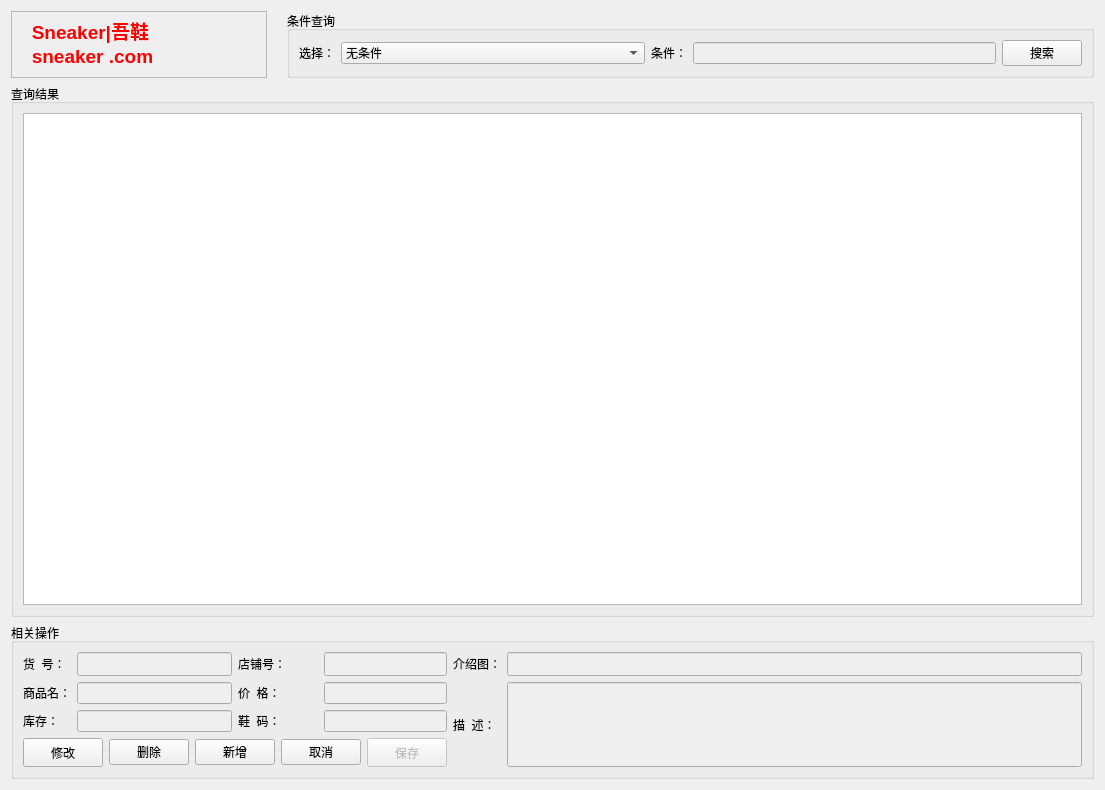
<?xml version="1.0" encoding="UTF-8"?>
<ui version="4.0">
 <class>MerchForm</class>
 <widget class="QWidget" name="MerchForm">
  <property name="geometry">
   <rect>
    <x>0</x>
    <y>0</y>
    <width>1105</width>
    <height>790</height>
   </rect>
  </property>
  <property name="windowTitle">
   <string>Form</string>
  </property>
  <layout class="QGridLayout" name="gridLayout_6">
   <item row="0" column="0">
    <layout class="QGridLayout" name="gridLayout_5">
     <item row="0" column="0">
      <layout class="QHBoxLayout" name="horizontalLayout_2">
       <property name="spacing">
        <number>0</number>
       </property>
       <property name="bottomMargin">
        <number>0</number>
       </property>
       <item>
        <widget class="QTextBrowser" name="textBrowser">
         <property name="enabled">
          <bool>false</bool>
         </property>
         <property name="sizePolicy">
          <sizepolicy hsizetype="Minimum" vsizetype="Ignored">
           <horstretch>0</horstretch>
           <verstretch>69</verstretch>
          </sizepolicy>
         </property>
         <property name="html">
          <string>&lt;!DOCTYPE HTML PUBLIC &quot;-//W3C//DTD HTML 4.0//EN&quot; &quot;http://www.w3.org/TR/REC-html40/strict.dtd&quot;&gt;
&lt;html&gt;&lt;head&gt;&lt;meta name=&quot;qrichtext&quot; content=&quot;1&quot; /&gt;&lt;style type=&quot;text/css&quot;&gt;
p, li { white-space: pre-wrap; }
&lt;/style&gt;&lt;/head&gt;&lt;body style=&quot; font-family:'SimSun'; font-size:9pt; font-weight:400; font-style:normal;&quot;&gt;
&lt;p style=&quot; margin-top:0px; margin-bottom:0px; margin-left:0px; margin-right:0px; -qt-block-indent:0; text-indent:0px;&quot;&gt;&lt;span style=&quot; font-size:14pt; font-weight:600; color:#ff0000;&quot;&gt;   Sneaker|吾鞋&lt;/span&gt;&lt;/p&gt;
&lt;p style=&quot; margin-top:0px; margin-bottom:0px; margin-left:0px; margin-right:0px; -qt-block-indent:0; text-indent:0px;&quot;&gt;&lt;span style=&quot; font-size:14pt; font-weight:600; color:#ff0000;&quot;&gt;   sneaker .com&lt;/span&gt;&lt;/p&gt;&lt;/body&gt;&lt;/html&gt;</string>
         </property>
        </widget>
       </item>
       <item>
        <spacer name="verticalSpacer">
         <property name="orientation">
          <enum>Qt::Vertical</enum>
         </property>
         <property name="sizeType">
          <enum>QSizePolicy::Ignored</enum>
         </property>
         <property name="sizeHint" stdset="0">
          <size>
           <width>20</width>
           <height>40</height>
          </size>
         </property>
        </spacer>
       </item>
       <item>
        <widget class="QGroupBox" name="groupBox">
         <property name="enabled">
          <bool>true</bool>
         </property>
         <property name="sizePolicy">
          <sizepolicy hsizetype="Ignored" vsizetype="Maximum">
           <horstretch>0</horstretch>
           <verstretch>0</verstretch>
          </sizepolicy>
         </property>
         <property name="title">
          <string>条件查询</string>
         </property>
         <layout class="QGridLayout" name="gridLayout_4">
          <item row="0" column="0">
           <layout class="QHBoxLayout" name="horizontalLayout">
            <item>
             <widget class="QLabel" name="label">
              <property name="contextMenuPolicy">
               <enum>Qt::NoContextMenu</enum>
              </property>
              <property name="text">
               <string>选择：</string>
              </property>
             </widget>
            </item>
            <item>
             <widget class="QComboBox" name="cb_condition">
              <property name="enabled">
               <bool>true</bool>
              </property>
              <property name="sizePolicy">
               <sizepolicy hsizetype="Expanding" vsizetype="Fixed">
                <horstretch>0</horstretch>
                <verstretch>0</verstretch>
               </sizepolicy>
              </property>
              <item>
               <property name="text">
                <string>无条件</string>
               </property>
              </item>
              <item>
               <property name="text">
                <string>货号</string>
               </property>
              </item>
              <item>
               <property name="text">
                <string>店铺号</string>
               </property>
              </item>
              <item>
               <property name="text">
                <string>商品名</string>
               </property>
              </item>
              <item>
               <property name="text">
                <string>价格</string>
               </property>
              </item>
              <item>
               <property name="text">
                <string>库存</string>
               </property>
              </item>
              <item>
               <property name="text">
                <string>鞋码</string>
               </property>
              </item>
              <item>
               <property name="text">
                <string>介绍图</string>
               </property>
              </item>
              <item>
               <property name="text">
                <string>描述</string>
               </property>
              </item>
             </widget>
            </item>
            <item>
             <widget class="QLabel" name="label_6">
              <property name="text">
               <string>条件：</string>
              </property>
             </widget>
            </item>
            <item>
             <widget class="QLineEdit" name="le_condition">
              <property name="enabled">
               <bool>false</bool>
              </property>
              <property name="clearButtonEnabled">
               <bool>true</bool>
              </property>
             </widget>
            </item>
            <item>
             <widget class="QPushButton" name="pb_search">
              <property name="sizePolicy">
               <sizepolicy hsizetype="Fixed" vsizetype="Fixed">
                <horstretch>0</horstretch>
                <verstretch>0</verstretch>
               </sizepolicy>
              </property>
              <property name="text">
               <string>搜索</string>
              </property>
             </widget>
            </item>
           </layout>
          </item>
         </layout>
        </widget>
       </item>
      </layout>
     </item>
     <item row="1" column="0">
      <widget class="QGroupBox" name="groupBox_2">
       <property name="title">
        <string>查询结果</string>
       </property>
       <layout class="QGridLayout" name="gridLayout">
        <item row="0" column="0">
         <widget class="QTableWidget" name="tableWidget"/>
        </item>
       </layout>
      </widget>
     </item>
     <item row="2" column="0">
      <widget class="QGroupBox" name="groupBox_3">
       <property name="title">
        <string>相关操作</string>
       </property>
       <layout class="QGridLayout" name="gridLayout_3">
        <item row="0" column="0">
         <layout class="QGridLayout" name="gridLayout_2">
          <item row="0" column="0">
           <widget class="QLabel" name="label_2">
            <property name="text">
             <string>货  号：</string>
            </property>
           </widget>
          </item>
          <item row="0" column="1" colspan="3">
           <widget class="QLineEdit" name="le_id">
            <property name="enabled">
             <bool>false</bool>
            </property>
            <property name="minimumSize">
             <size>
              <width>0</width>
              <height>24</height>
             </size>
            </property>
           </widget>
          </item>
          <item row="0" column="4" colspan="2">
           <widget class="QLabel" name="label_3">
            <property name="text">
             <string>店铺号：</string>
            </property>
           </widget>
          </item>
          <item row="0" column="6" colspan="2">
           <widget class="QLineEdit" name="le_storeid">
            <property name="enabled">
             <bool>false</bool>
            </property>
            <property name="minimumSize">
             <size>
              <width>0</width>
              <height>24</height>
             </size>
            </property>
            <property name="clearButtonEnabled">
             <bool>true</bool>
            </property>
           </widget>
          </item>
          <item row="0" column="8">
           <widget class="QLabel" name="label_9">
            <property name="text">
             <string>介绍图：</string>
            </property>
           </widget>
          </item>
          <item row="0" column="9">
           <widget class="QLineEdit" name="le_adphoto">
            <property name="enabled">
             <bool>false</bool>
            </property>
            <property name="minimumSize">
             <size>
              <width>0</width>
              <height>24</height>
             </size>
            </property>
            <property name="baseSize">
             <size>
              <width>0</width>
              <height>0</height>
             </size>
            </property>
            <property name="clearButtonEnabled">
             <bool>true</bool>
            </property>
           </widget>
          </item>
          <item row="1" column="0">
           <widget class="QLabel" name="label_4">
            <property name="text">
             <string>商品名：</string>
            </property>
           </widget>
          </item>
          <item row="1" column="1" colspan="3">
           <widget class="QLineEdit" name="le_name">
            <property name="enabled">
             <bool>false</bool>
            </property>
            <property name="clearButtonEnabled">
             <bool>true</bool>
            </property>
           </widget>
          </item>
          <item row="1" column="4" colspan="2">
           <widget class="QLabel" name="label_5">
            <property name="text">
             <string>价  格：</string>
            </property>
           </widget>
          </item>
          <item row="1" column="6" colspan="2">
           <widget class="QLineEdit" name="le_price">
            <property name="enabled">
             <bool>false</bool>
            </property>
            <property name="clearButtonEnabled">
             <bool>true</bool>
            </property>
           </widget>
          </item>
          <item row="1" column="8" rowspan="3">
           <widget class="QLabel" name="label_10">
            <property name="text">
             <string>描  述：</string>
            </property>
           </widget>
          </item>
          <item row="1" column="9" rowspan="3">
           <widget class="QLineEdit" name="le_descri">
            <property name="enabled">
             <bool>false</bool>
            </property>
            <property name="sizePolicy">
             <sizepolicy hsizetype="Preferred" vsizetype="Maximum">
              <horstretch>0</horstretch>
              <verstretch>0</verstretch>
             </sizepolicy>
            </property>
            <property name="minimumSize">
             <size>
              <width>0</width>
              <height>85</height>
             </size>
            </property>
            <property name="clearButtonEnabled">
             <bool>true</bool>
            </property>
           </widget>
          </item>
          <item row="2" column="0">
           <widget class="QLabel" name="label_7">
            <property name="text">
             <string>库存：</string>
            </property>
           </widget>
          </item>
          <item row="2" column="1" colspan="3">
           <widget class="QLineEdit" name="le_stock">
            <property name="enabled">
             <bool>false</bool>
            </property>
            <property name="clearButtonEnabled">
             <bool>true</bool>
            </property>
           </widget>
          </item>
          <item row="2" column="4" colspan="2">
           <widget class="QLabel" name="label_8">
            <property name="text">
             <string>鞋  码：</string>
            </property>
           </widget>
          </item>
          <item row="2" column="6" colspan="2">
           <widget class="QLineEdit" name="le_size">
            <property name="enabled">
             <bool>false</bool>
            </property>
            <property name="clearButtonEnabled">
             <bool>true</bool>
            </property>
           </widget>
          </item>
          <item row="3" column="0" colspan="2">
           <widget class="QPushButton" name="pb_modify">
            <property name="sizePolicy">
             <sizepolicy hsizetype="Preferred" vsizetype="Preferred">
              <horstretch>0</horstretch>
              <verstretch>0</verstretch>
             </sizepolicy>
            </property>
            <property name="text">
             <string>修改</string>
            </property>
           </widget>
          </item>
          <item row="3" column="2">
           <widget class="QPushButton" name="pb_delete">
            <property name="sizePolicy">
             <sizepolicy hsizetype="Preferred" vsizetype="Fixed">
              <horstretch>0</horstretch>
              <verstretch>0</verstretch>
             </sizepolicy>
            </property>
            <property name="text">
             <string>删除</string>
            </property>
           </widget>
          </item>
          <item row="3" column="3" colspan="2">
           <widget class="QPushButton" name="pb_add">
            <property name="text">
             <string>新增</string>
            </property>
           </widget>
          </item>
          <item row="3" column="5" colspan="2">
           <widget class="QPushButton" name="pb_cancel">
            <property name="enabled">
             <bool>true</bool>
            </property>
            <property name="text">
             <string>取消</string>
            </property>
           </widget>
          </item>
          <item row="3" column="7">
           <widget class="QPushButton" name="pb_save">
            <property name="enabled">
             <bool>false</bool>
            </property>
            <property name="sizePolicy">
             <sizepolicy hsizetype="Minimum" vsizetype="Preferred">
              <horstretch>0</horstretch>
              <verstretch>0</verstretch>
             </sizepolicy>
            </property>
            <property name="text">
             <string>保存</string>
            </property>
           </widget>
          </item>
         </layout>
        </item>
       </layout>
      </widget>
     </item>
    </layout>
   </item>
  </layout>
 </widget>
 <resources/>
 <connections/>
</ui>
